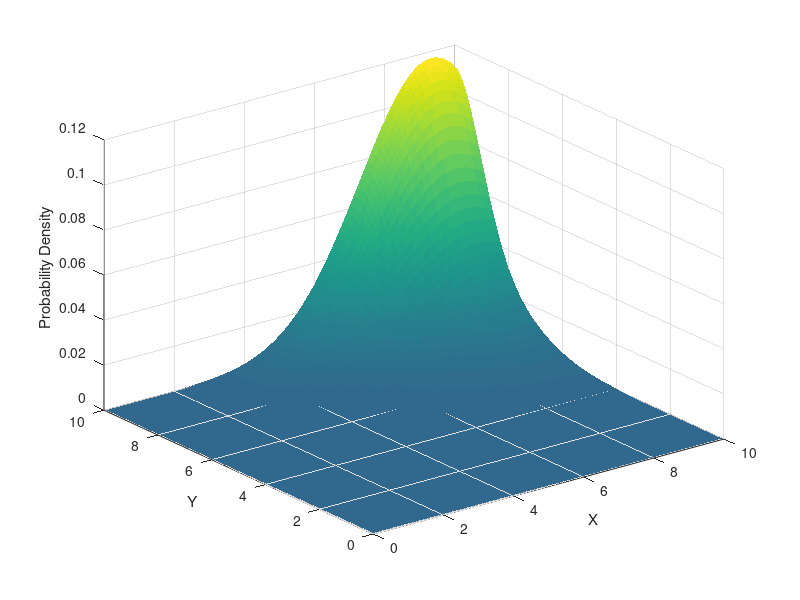

Reproduce this figure in MATLAB. (Note: this script raises an error after producing the figure.)
%% Varables
Resolution = 0.1;
Range_min = 0;
Range_max = 10;
SD_min = 1;
SD_max = 4;%0;
Number_of_Hotspots = 2;
Mat_Size = (((Range_max-Range_min)*(1/Resolution))+1)^2;
Hot_Spots = zeros(Mat_Size,1);

%% genarate a coradanate grid                   %Range???
x = Range_min:Resolution:Range_max;                                         % [low lim : resalution : up lim]
y = Range_min:Resolution:Range_max;

[X,Y] = meshgrid(x,y);                                                      % ???

%% Genarate selected number of hotspots
for a=1:Number_of_Hotspots
    %% Random number genarators
    Pos_X = randi([Range_min Range_max],1);
    Pos_Y = randi([Range_min Range_max],1);
    Shape_X = randi([SD_min SD_max],1);%/10;
    Shape_Y = randi([SD_min SD_max],1);%/10;
    
    %% Hotspot info
    Pos = [Pos_X Pos_Y];
    Shape = [Shape_X .3; .3 Shape_Y];                                       % shape [(width of x) (?) ; (?) (width of y)]
    
    %% Make hotspots
    HotSpot = mvnpdf([X(:) Y(:)],Pos,Shape);
    Hot_Spots = Hot_Spots + HotSpot;
end

%% reshape???
Hot_Spots = reshape(Hot_Spots,length(y),length(x));


%% plots
% 3d "surface" plot
figure;
Surf_plot = surf(x,y,Hot_Spots);
set(Surf_plot,'edgecolor','none');                                          % Remove gridlines
caxis([min(Hot_Spots(:))-.5*range(Hot_Spots(:)),max(Hot_Spots(:))]);
% lables
xlabel('X');
ylabel('Y');
zlabel('Probability Density');


% heatmap
figure;
Heat_map = heatmap(Hot_Spots);
Heat_map.GridVisible = 'off';                                               % Remove gridlines
colormap('jet');                                                            % Set colour scale 'jet'= clearest for humans
